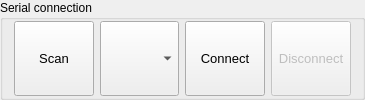
         <widget class="QGroupBox" name="groupBox">
          <property name="sizePolicy">
           <sizepolicy hsizetype="Preferred" vsizetype="Fixed">
            <horstretch>0</horstretch>
            <verstretch>0</verstretch>
           </sizepolicy>
          </property>
          <property name="minimumSize">
           <size>
            <width>250</width>
            <height>20</height>
           </size>
          </property>
          <property name="font">
           <font>
            <pointsize>9</pointsize>
           </font>
          </property>
          <property name="title">
           <string>Serial connection</string>
          </property>
          <layout class="QHBoxLayout" name="horizontalLayout_3">
           <property name="topMargin">
            <number>1</number>
           </property>
           <property name="bottomMargin">
            <number>1</number>
           </property>
           <item>
            <widget class="QPushButton" name="portScanButton">
             <property name="sizePolicy">
              <sizepolicy hsizetype="Minimum" vsizetype="Preferred">
               <horstretch>0</horstretch>
               <verstretch>0</verstretch>
              </sizepolicy>
             </property>
             <property name="minimumSize">
              <size>
               <width>0</width>
               <height>20</height>
              </size>
             </property>
             <property name="font">
              <font>
               <pointsize>10</pointsize>
              </font>
             </property>
             <property name="text">
              <string>Scan</string>
             </property>
            </widget>
           </item>
           <item>
            <widget class="QComboBox" name="portSelectorComboBox">
             <property name="sizePolicy">
              <sizepolicy hsizetype="Minimum" vsizetype="Preferred">
               <horstretch>0</horstretch>
               <verstretch>0</verstretch>
              </sizepolicy>
             </property>
             <property name="minimumSize">
              <size>
               <width>0</width>
               <height>20</height>
              </size>
             </property>
             <property name="font">
              <font>
               <pointsize>10</pointsize>
              </font>
             </property>
            </widget>
           </item>
           <item>
            <widget class="QPushButton" name="portConnectButton">
             <property name="sizePolicy">
              <sizepolicy hsizetype="Minimum" vsizetype="Preferred">
               <horstretch>0</horstretch>
               <verstretch>0</verstretch>
              </sizepolicy>
             </property>
             <property name="minimumSize">
              <size>
               <width>0</width>
               <height>20</height>
              </size>
             </property>
             <property name="font">
              <font>
               <pointsize>10</pointsize>
              </font>
             </property>
             <property name="text">
              <string>Connect</string>
             </property>
            </widget>
           </item>
           <item>
            <widget class="QPushButton" name="portDisconnectButton">
             <property name="enabled">
              <bool>false</bool>
             </property>
             <property name="sizePolicy">
              <sizepolicy hsizetype="Minimum" vsizetype="Preferred">
               <horstretch>0</horstretch>
               <verstretch>0</verstretch>
              </sizepolicy>
             </property>
             <property name="minimumSize">
              <size>
               <width>0</width>
               <height>20</height>
              </size>
             </property>
             <property name="font">
              <font>
               <pointsize>10</pointsize>
              </font>
             </property>
             <property name="text">
              <string>Disconnect</string>
             </property>
            </widget>
           </item>
          </layout>
         </widget>
